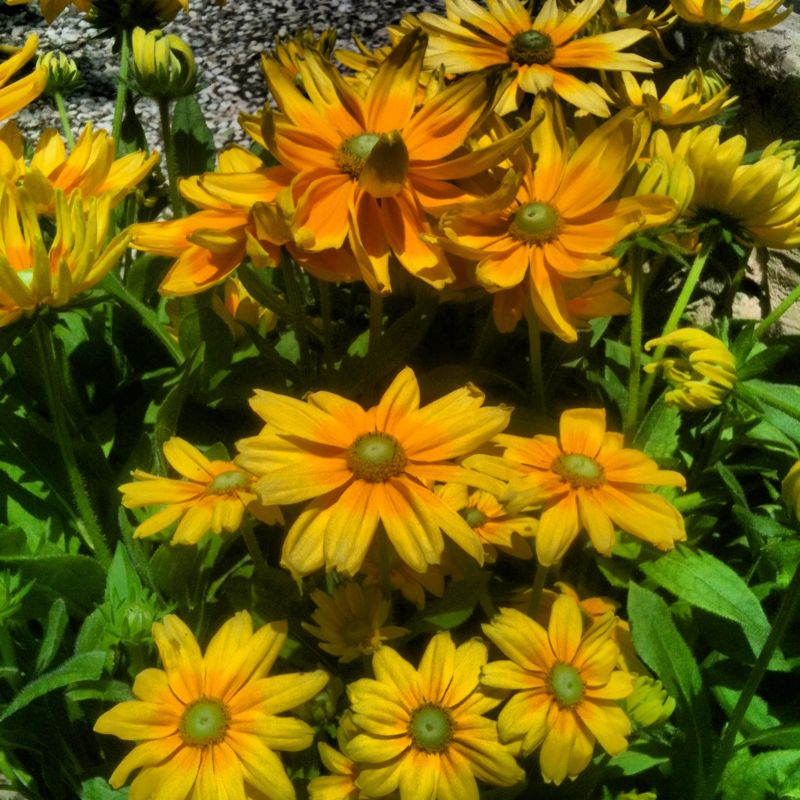
//> input picture Flowers.jpg, 800 x 800 px
$ ./main   (built with g++ and OpenCV 4)
//> lines starting //> are read from the running program, lines starting //| are printed output that depends on the picture
//==========================================================================
// Author      : NIRWAN DOGRA
// Version     : 4.3.2
// Copyright   : Your copyright notice
// Description : C++, Ansi-style
//============================================================================
//#include<conio.h>
//////////definitions
#include<cv.h>
#include<highgui.h>
#include<iostream>

#define he cout<<"HERE"<<endl;
#define ones7 1111111
#define ones6 111111
#define ones5 11111
#define ge getch();
#define pi pair<int,int>
#define pii pair<pi,int>
#define ff first
#define ss second
#define ST set<int>
#define VEC vector<int>
#define QU queue<int>
#define MAP map<int ,int>
#define l long
#define ll long long
#define forr(i,n) for(int i=0;i<n;i++)
#define forrr(i,j,n) for(int i=j;i<n;i++)
#define S(n) scanf("%d",&n);
#define P(n) printf("%d\n",n);
#define SL(n) scanf("%lld",&n);
#define PL(n) printf("%lld\n",n);
#define C(n) cin>>n;
#define PAUSE system("pause");
#define SET(a,val) memset(a,val,sizeof a);
#define pb push_back
#define CO(n) cout<<n<<endl;
#define MOD 1000000007
#define INF 1000000007
#define foreach(it,container) for(typeof(container.begin()) it=container.begin() ; it!=container.end() ; it++)
#define NAME "problem"
// [6 lines of commented-out code are left out]
using namespace std;
using namespace cv;
//power function
inline int max_(int a,int b){if(a>=b){return a;}else return b;}
inline int min_(int a,int b){if(a>=b){return b;}else {return a;}}
inline int mod(int a,int b){return (a < b ? a : a % b); }
long long powmod(int n, int p) {long long r = 1, b = n;while(p > 0) {if(p & 1) { r = r * b; if(r >= MOD) r %= MOD; }p >>= 1;b = b * b; if(b >= MOD) b %= MOD;}return r;}
int dx[] = {0, 1, 0, -1};int dx2[] = {0, 1, 0, -1,1,-1,1,-1};
int dy[] = {1, 0, -1, 0};int dy2[] = {1, 0, -1, 0,1,-1,-1,1};

template< class T > T sq(T &x) { return x * x; }
template< class T > T abs(T &n) { return (n < 0 ? -n : n); }
template< class T > T max(T &a, T &b) { return (!(a < b) ? a : b); }
template< class T > T min(T &a, T &b) { return (a < b ? a : b); }
template< class T > T gcd(T a, T b) { return (b != 0 ? gcd<T>(b, a%b) : a); }
template< class T > T lcm(T a, T b) { return (a / gcd<T>(a, b) * b); }
template< class T > T mod(T &a, T &b) { return (a < b ? a : a % b); }
template< class T > bool inside(T &a, T &b, T &c) { return a<=b && b<=c; }
template< class T > void setmax(T &a, T b) { if(a < b) a = b; }
template< class T > void setmin(T &a, T b) { if(b < a) a = b; }

// [18 lines of commented-out code are left out]
 Mat img;

int dist(int x1,int y1,int x2,int y2)
{
   Vec3b temp1,temp2;
   temp1=img.at<Vec3b>(x1,y1);temp2=img.at<Vec3b>(x2,y2);
   int first=temp1.val[0]+temp1.val[1]+temp1.val[2];
   int second=temp2.val[0]+temp2.val[1]+temp2.val[2];
   return abs(first-second);
}

int T,N,M,K;  int cen[1111][3];int pt[1111][1111][3];int mini;int xx,yy,xxx,yyy;
 int ini[1111][1111];int pixel[1111][1111];int tot;
 int main()
{
	//#ifndef ONLINE_JUDGE
	//generatetests(4);
	//freopen("in.txt","r",stdin);
    //#endif
   //Mat newimg;
    img=imread("Flowers.jpg");
//> img is the input picture: 800 rows x 800 cols, CV_8UC3; mean B, G, R 11.8, 96, 112
    imshow("Initially",img);
    //while(waitKey()!=27);
    Mat newimg;//Mat(img.size(),img.type());
    newimg=Mat(img.size(),img.type());
 N=img.rows;M=img.cols;
//> after `N = img.rows`: N = 800
//> after `M = img.cols`: M = 800

 //forr(i,N)
 {
 	//forr(j,M)
 	{
 		//C(ini[i][j])
 	}
 }
 K=16;
 forr(i,K)
 {
 	cen[i][0]=rand()%N;cen[i][1]=rand()%M;
 	//CO(cen[i][0]<<" centroids "<<cen[i][1])
 }
// cen[2][0]=1;cen[2][1]=2;
 //CO("")

 forr(iter,5)
 {
 forr(i,N)
 {
 	forr(j,M)
 	{
 		mini=INF;
 	     forr(z,K)
		 {
		 	if(dist(i,j,cen[z][0],cen[z][1])<mini)
		 	{
		 	  //  CO("inside")
		 		mini=dist(i,j,cen[z][0],cen[z][1]);
		 		xx=cen[z][0];yy=cen[z][1];
		 	}
		 }
		 pt[i][j][0]=xx;pt[i][j][1]=yy;
 	}
 }
//CO("OUT")
 forr(i,K)
 {
 	xxx=0;yyy=0;tot=0;
 	//CO(i<<" ")
 	forr(j,N)
 	{
 	     forr(z,M)
		 {

		 	if(pt[j][z][0]==cen[i][0] && pt[j][z][1]==cen[i][1])
                {
                    xxx=xxx+pt[j][z][0];yyy=yyy+pt[j][z][1];tot++;
                }
		 }
 	}
 	cen[i][0]=xxx/(tot+1);cen[i][1]=yyy/(tot+1);
 	//CO(cen[i][0]<<" "<<cen[i][1])
 }
CO("After iteration centroids \n\n")

forr(i,K)
{
	//CO(cen[i][0]<<" "<<cen[i][1])
}
//CO("\n")
forr(i,N)
{
	forr(j,M)
	{
	   // CO(i<<" "<<j)
	      newimg.at<Vec3b>(i,j)=img.at<Vec3b>(pt[i][j][0],pt[i][j][1]);
		//  pixel[i][j]=ini[pt[i][j][0]][pt[i][j][1]];
		// cout<<pixel[i][j]<<" ";
	}
	//CO("")
}
imshow("NEW ",newimg);
}
//> this loop made 5 passes
//> pass 1, `imshow("NEW ",newimg);`:
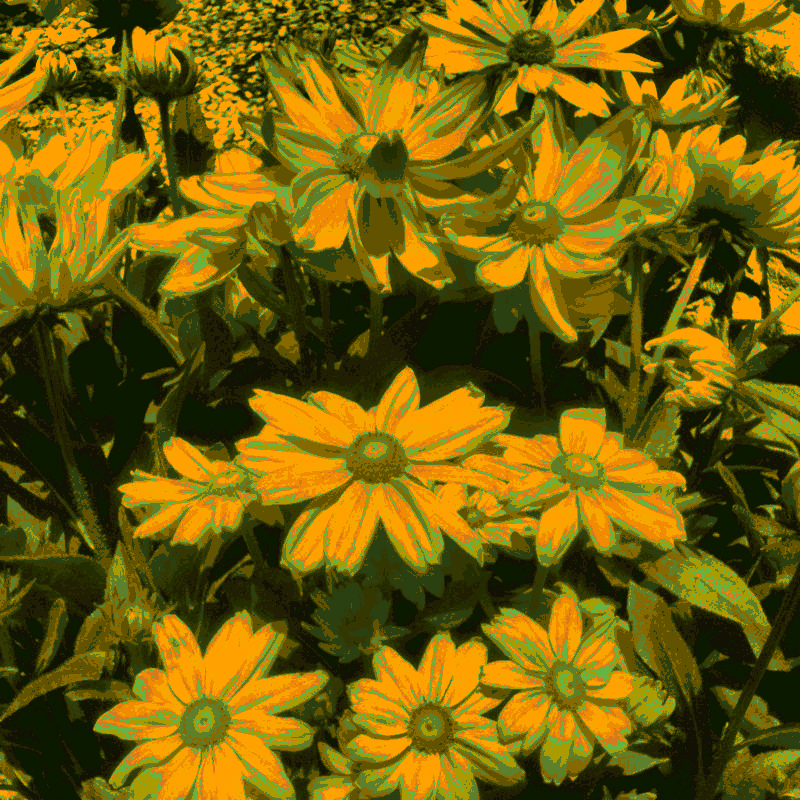
//> window 'NEW ': 800 rows x 800 cols, CV_8UC3; mean B, G, R 9, 95.4, 113.8
//> pass 2, `imshow("NEW ",newimg);`:
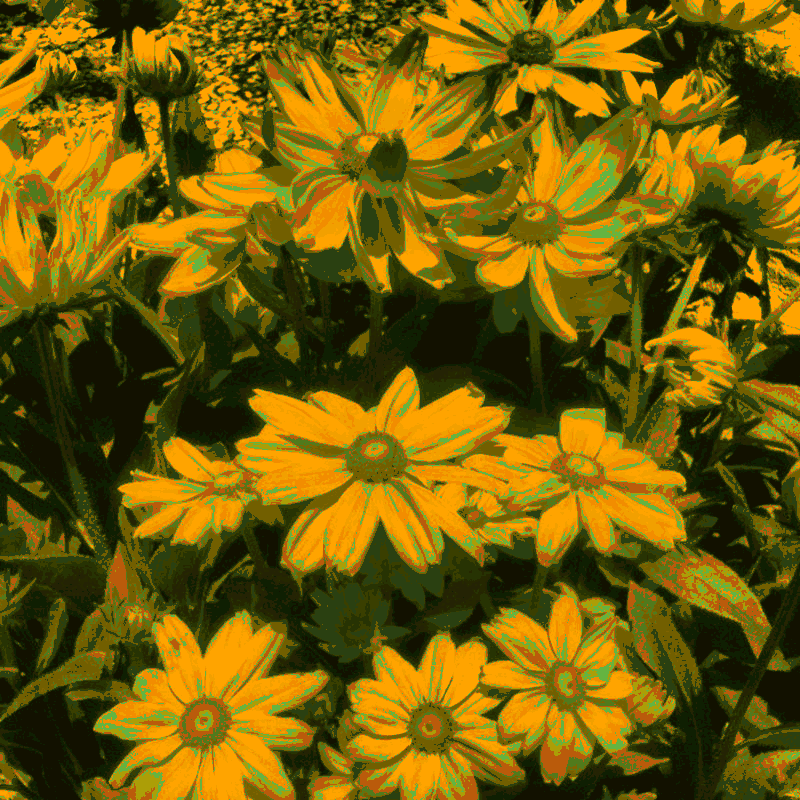
//> window 'NEW ': 800 rows x 800 cols, CV_8UC3; mean B, G, R 7.7, 94, 116.4
//> after the loop:
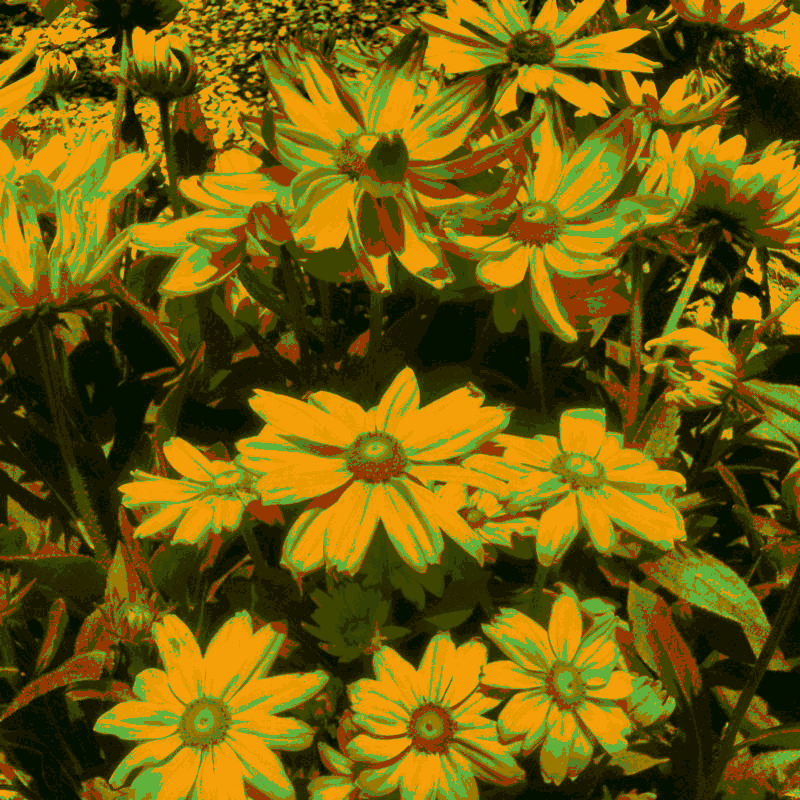
//> newimg: 800 rows x 800 cols, CV_8UC3; mean B, G, R 9.1, 94, 114.1
//> after the loop, xx = 163; yy = 425; xxx = 0; yyy = 0; tot = 0
 while(waitKey()!=27);
//> the Esc key is pressed
 double cl = clock();
 fprintf(stderr, "Total Time: %lf\n", (clock() - cl) / CLOCKS_PER_SEC);
return 0;
}
